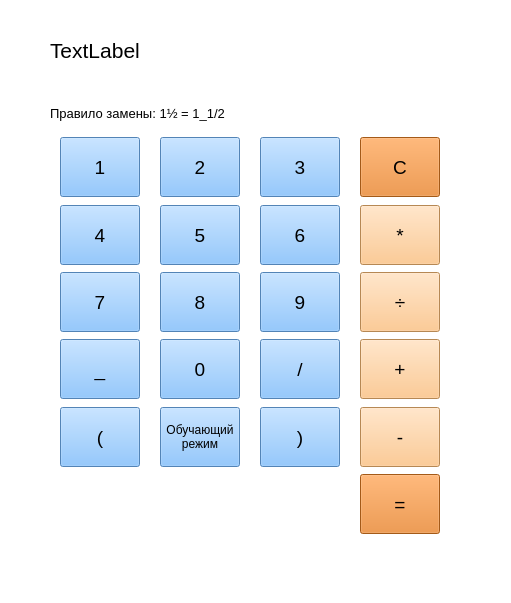
<?xml version="1.0" encoding="UTF-8"?>
<ui version="4.0">
 <class>MainWindow</class>
 <widget class="QMainWindow" name="MainWindow">
  <property name="geometry">
   <rect>
    <x>0</x>
    <y>0</y>
    <width>511</width>
    <height>603</height>
   </rect>
  </property>
  <property name="windowTitle">
   <string>MainWindow</string>
  </property>
  <property name="styleSheet">
   <string notr="true">background-color: rgb(255, 255, 255);</string>
  </property>
  <widget class="QWidget" name="centralwidget">
   <widget class="QWidget" name="verticalWidget" native="true">
    <property name="geometry">
     <rect>
      <x>50</x>
      <y>0</y>
      <width>400</width>
      <height>541</height>
     </rect>
    </property>
    <property name="minimumSize">
     <size>
      <width>400</width>
      <height>541</height>
     </size>
    </property>
    <property name="maximumSize">
     <size>
      <width>771</width>
      <height>541</height>
     </size>
    </property>
    <layout class="QVBoxLayout" name="verticalLayout">
     <property name="sizeConstraint">
      <enum>QLayout::SetMaximumSize</enum>
     </property>
     <item>
      <widget class="QLabel" name="mainLabel">
       <property name="minimumSize">
        <size>
         <width>0</width>
         <height>100</height>
        </size>
       </property>
       <property name="font">
        <font>
         <pointsize>16</pointsize>
        </font>
       </property>
       <property name="styleSheet">
        <string notr="true">background-color: rgb(255, 255, 255);</string>
       </property>
       <property name="text">
        <string>TextLabel</string>
       </property>
      </widget>
     </item>
     <item>
      <widget class="QLabel" name="label_2">
       <property name="font">
        <font>
         <pointsize>10</pointsize>
        </font>
       </property>
       <property name="text">
        <string>Правило замены: 1½ = 1_1/2</string>
       </property>
      </widget>
     </item>
     <item>
      <layout class="QGridLayout" name="gridLayout" rowstretch="10,0,0,0,0,0" columnstretch="10,0,0,0">
       <property name="sizeConstraint">
        <enum>QLayout::SetDefaultConstraint</enum>
       </property>
       <property name="topMargin">
        <number>10</number>
       </property>
       <property name="bottomMargin">
        <number>10</number>
       </property>
       <property name="spacing">
        <number>10</number>
       </property>
       <item row="0" column="0">
        <widget class="QPushButton" name="buttonOne">
         <property name="sizePolicy">
          <sizepolicy hsizetype="Fixed" vsizetype="Fixed">
           <horstretch>0</horstretch>
           <verstretch>0</verstretch>
          </sizepolicy>
         </property>
         <property name="minimumSize">
          <size>
           <width>60</width>
           <height>60</height>
          </size>
         </property>
         <property name="font">
          <font>
           <pointsize>14</pointsize>
          </font>
         </property>
         <property name="styleSheet">
          <string notr="true">background-color: rgb(116, 185, 255);</string>
         </property>
         <property name="text">
          <string>1</string>
         </property>
        </widget>
       </item>
       <item row="3" column="1">
        <widget class="QPushButton" name="buttonZero">
         <property name="sizePolicy">
          <sizepolicy hsizetype="Fixed" vsizetype="Fixed">
           <horstretch>0</horstretch>
           <verstretch>0</verstretch>
          </sizepolicy>
         </property>
         <property name="minimumSize">
          <size>
           <width>60</width>
           <height>60</height>
          </size>
         </property>
         <property name="font">
          <font>
           <pointsize>14</pointsize>
          </font>
         </property>
         <property name="styleSheet">
          <string notr="true">background-color: rgb(116, 185, 255);</string>
         </property>
         <property name="text">
          <string>0</string>
         </property>
        </widget>
       </item>
       <item row="1" column="1">
        <widget class="QPushButton" name="buttonFive">
         <property name="sizePolicy">
          <sizepolicy hsizetype="Fixed" vsizetype="Fixed">
           <horstretch>0</horstretch>
           <verstretch>0</verstretch>
          </sizepolicy>
         </property>
         <property name="minimumSize">
          <size>
           <width>60</width>
           <height>60</height>
          </size>
         </property>
         <property name="font">
          <font>
           <pointsize>14</pointsize>
          </font>
         </property>
         <property name="styleSheet">
          <string notr="true">background-color: rgb(116, 185, 255);</string>
         </property>
         <property name="text">
          <string>5</string>
         </property>
        </widget>
       </item>
       <item row="1" column="2">
        <widget class="QPushButton" name="buttonSix">
         <property name="sizePolicy">
          <sizepolicy hsizetype="Fixed" vsizetype="Fixed">
           <horstretch>0</horstretch>
           <verstretch>0</verstretch>
          </sizepolicy>
         </property>
         <property name="minimumSize">
          <size>
           <width>60</width>
           <height>60</height>
          </size>
         </property>
         <property name="font">
          <font>
           <pointsize>14</pointsize>
          </font>
         </property>
         <property name="styleSheet">
          <string notr="true">background-color: rgb(116, 185, 255);</string>
         </property>
         <property name="text">
          <string>6</string>
         </property>
        </widget>
       </item>
       <item row="3" column="2">
        <widget class="QPushButton" name="buttonSlash">
         <property name="sizePolicy">
          <sizepolicy hsizetype="Fixed" vsizetype="Fixed">
           <horstretch>0</horstretch>
           <verstretch>0</verstretch>
          </sizepolicy>
         </property>
         <property name="minimumSize">
          <size>
           <width>60</width>
           <height>60</height>
          </size>
         </property>
         <property name="font">
          <font>
           <pointsize>14</pointsize>
          </font>
         </property>
         <property name="styleSheet">
          <string notr="true">background-color: rgb(116, 185, 255);</string>
         </property>
         <property name="text">
          <string>/</string>
         </property>
        </widget>
       </item>
       <item row="0" column="3">
        <widget class="QPushButton" name="buttonC">
         <property name="sizePolicy">
          <sizepolicy hsizetype="Fixed" vsizetype="Fixed">
           <horstretch>0</horstretch>
           <verstretch>0</verstretch>
          </sizepolicy>
         </property>
         <property name="minimumSize">
          <size>
           <width>60</width>
           <height>60</height>
          </size>
         </property>
         <property name="font">
          <font>
           <pointsize>14</pointsize>
          </font>
         </property>
         <property name="styleSheet">
          <string notr="true">background-color: rgb(230, 126, 34);</string>
         </property>
         <property name="text">
          <string>C</string>
         </property>
        </widget>
       </item>
       <item row="2" column="0">
        <widget class="QPushButton" name="buttonSeven">
         <property name="sizePolicy">
          <sizepolicy hsizetype="Fixed" vsizetype="Fixed">
           <horstretch>0</horstretch>
           <verstretch>0</verstretch>
          </sizepolicy>
         </property>
         <property name="minimumSize">
          <size>
           <width>60</width>
           <height>60</height>
          </size>
         </property>
         <property name="font">
          <font>
           <pointsize>14</pointsize>
          </font>
         </property>
         <property name="styleSheet">
          <string notr="true">background-color: rgb(116, 185, 255);</string>
         </property>
         <property name="text">
          <string>7</string>
         </property>
        </widget>
       </item>
       <item row="2" column="3">
        <widget class="QPushButton" name="buttonDiv">
         <property name="sizePolicy">
          <sizepolicy hsizetype="Fixed" vsizetype="Fixed">
           <horstretch>0</horstretch>
           <verstretch>0</verstretch>
          </sizepolicy>
         </property>
         <property name="minimumSize">
          <size>
           <width>60</width>
           <height>60</height>
          </size>
         </property>
         <property name="font">
          <font>
           <pointsize>14</pointsize>
          </font>
         </property>
         <property name="styleSheet">
          <string notr="true">background-color: rgb(255, 190, 118);</string>
         </property>
         <property name="text">
          <string>÷</string>
         </property>
        </widget>
       </item>
       <item row="3" column="3">
        <widget class="QPushButton" name="buttonPlus">
         <property name="sizePolicy">
          <sizepolicy hsizetype="Fixed" vsizetype="Fixed">
           <horstretch>0</horstretch>
           <verstretch>0</verstretch>
          </sizepolicy>
         </property>
         <property name="minimumSize">
          <size>
           <width>60</width>
           <height>60</height>
          </size>
         </property>
         <property name="font">
          <font>
           <pointsize>14</pointsize>
          </font>
         </property>
         <property name="styleSheet">
          <string notr="true">background-color: rgb(255, 190, 118);</string>
         </property>
         <property name="text">
          <string>+</string>
         </property>
        </widget>
       </item>
       <item row="0" column="1">
        <widget class="QPushButton" name="buttonTwo">
         <property name="sizePolicy">
          <sizepolicy hsizetype="Fixed" vsizetype="Fixed">
           <horstretch>0</horstretch>
           <verstretch>0</verstretch>
          </sizepolicy>
         </property>
         <property name="minimumSize">
          <size>
           <width>60</width>
           <height>60</height>
          </size>
         </property>
         <property name="font">
          <font>
           <pointsize>14</pointsize>
          </font>
         </property>
         <property name="styleSheet">
          <string notr="true">background-color: rgb(116, 185, 255);</string>
         </property>
         <property name="text">
          <string>2</string>
         </property>
        </widget>
       </item>
       <item row="3" column="0">
        <widget class="QPushButton" name="buttonNizh">
         <property name="minimumSize">
          <size>
           <width>60</width>
           <height>60</height>
          </size>
         </property>
         <property name="font">
          <font>
           <pointsize>14</pointsize>
          </font>
         </property>
         <property name="styleSheet">
          <string notr="true">background-color: rgb(116, 185, 255);</string>
         </property>
         <property name="text">
          <string>_</string>
         </property>
        </widget>
       </item>
       <item row="4" column="2">
        <widget class="QPushButton" name="buttonClose">
         <property name="sizePolicy">
          <sizepolicy hsizetype="Fixed" vsizetype="Fixed">
           <horstretch>0</horstretch>
           <verstretch>0</verstretch>
          </sizepolicy>
         </property>
         <property name="minimumSize">
          <size>
           <width>60</width>
           <height>60</height>
          </size>
         </property>
         <property name="font">
          <font>
           <pointsize>14</pointsize>
          </font>
         </property>
         <property name="styleSheet">
          <string notr="true">background-color: rgb(116, 185, 255);</string>
         </property>
         <property name="text">
          <string>)</string>
         </property>
        </widget>
       </item>
       <item row="2" column="2" alignment="Qt::AlignHCenter">
        <widget class="QPushButton" name="buttonNine">
         <property name="sizePolicy">
          <sizepolicy hsizetype="Fixed" vsizetype="Fixed">
           <horstretch>0</horstretch>
           <verstretch>0</verstretch>
          </sizepolicy>
         </property>
         <property name="minimumSize">
          <size>
           <width>60</width>
           <height>60</height>
          </size>
         </property>
         <property name="font">
          <font>
           <pointsize>14</pointsize>
          </font>
         </property>
         <property name="styleSheet">
          <string notr="true">background-color: rgb(116, 185, 255);</string>
         </property>
         <property name="text">
          <string>9</string>
         </property>
        </widget>
       </item>
       <item row="0" column="2">
        <widget class="QPushButton" name="buttonThree">
         <property name="sizePolicy">
          <sizepolicy hsizetype="Fixed" vsizetype="Fixed">
           <horstretch>0</horstretch>
           <verstretch>0</verstretch>
          </sizepolicy>
         </property>
         <property name="minimumSize">
          <size>
           <width>60</width>
           <height>60</height>
          </size>
         </property>
         <property name="font">
          <font>
           <pointsize>14</pointsize>
          </font>
         </property>
         <property name="styleSheet">
          <string notr="true">background-color: rgb(116, 185, 255);</string>
         </property>
         <property name="text">
          <string>3</string>
         </property>
        </widget>
       </item>
       <item row="1" column="0">
        <widget class="QPushButton" name="buttonFor">
         <property name="sizePolicy">
          <sizepolicy hsizetype="Fixed" vsizetype="Fixed">
           <horstretch>0</horstretch>
           <verstretch>0</verstretch>
          </sizepolicy>
         </property>
         <property name="minimumSize">
          <size>
           <width>60</width>
           <height>60</height>
          </size>
         </property>
         <property name="font">
          <font>
           <pointsize>14</pointsize>
          </font>
         </property>
         <property name="styleSheet">
          <string notr="true">background-color: rgb(116, 185, 255);</string>
         </property>
         <property name="text">
          <string>4</string>
         </property>
        </widget>
       </item>
       <item row="5" column="3">
        <widget class="QPushButton" name="buttonEq">
         <property name="sizePolicy">
          <sizepolicy hsizetype="Fixed" vsizetype="Fixed">
           <horstretch>0</horstretch>
           <verstretch>0</verstretch>
          </sizepolicy>
         </property>
         <property name="minimumSize">
          <size>
           <width>60</width>
           <height>60</height>
          </size>
         </property>
         <property name="font">
          <font>
           <pointsize>14</pointsize>
          </font>
         </property>
         <property name="styleSheet">
          <string notr="true">background-color: rgb(230, 126, 34);</string>
         </property>
         <property name="text">
          <string>=</string>
         </property>
        </widget>
       </item>
       <item row="2" column="1">
        <widget class="QPushButton" name="buttonEight">
         <property name="sizePolicy">
          <sizepolicy hsizetype="Fixed" vsizetype="Fixed">
           <horstretch>0</horstretch>
           <verstretch>0</verstretch>
          </sizepolicy>
         </property>
         <property name="minimumSize">
          <size>
           <width>60</width>
           <height>60</height>
          </size>
         </property>
         <property name="font">
          <font>
           <pointsize>14</pointsize>
          </font>
         </property>
         <property name="styleSheet">
          <string notr="true">background-color: rgb(116, 185, 255);</string>
         </property>
         <property name="text">
          <string>8</string>
         </property>
        </widget>
       </item>
       <item row="4" column="3">
        <widget class="QPushButton" name="buttonMinus">
         <property name="sizePolicy">
          <sizepolicy hsizetype="Fixed" vsizetype="Fixed">
           <horstretch>0</horstretch>
           <verstretch>0</verstretch>
          </sizepolicy>
         </property>
         <property name="minimumSize">
          <size>
           <width>60</width>
           <height>60</height>
          </size>
         </property>
         <property name="font">
          <font>
           <pointsize>14</pointsize>
          </font>
         </property>
         <property name="styleSheet">
          <string notr="true">background-color: rgb(255, 190, 118);</string>
         </property>
         <property name="text">
          <string>-</string>
         </property>
        </widget>
       </item>
       <item row="1" column="3">
        <widget class="QPushButton" name="buttonMul">
         <property name="sizePolicy">
          <sizepolicy hsizetype="Fixed" vsizetype="Fixed">
           <horstretch>0</horstretch>
           <verstretch>0</verstretch>
          </sizepolicy>
         </property>
         <property name="minimumSize">
          <size>
           <width>60</width>
           <height>60</height>
          </size>
         </property>
         <property name="font">
          <font>
           <pointsize>14</pointsize>
          </font>
         </property>
         <property name="styleSheet">
          <string notr="true">background-color: rgb(255, 190, 118);</string>
         </property>
         <property name="text">
          <string>*</string>
         </property>
        </widget>
       </item>
       <item row="4" column="1">
        <widget class="QPushButton" name="buttonHelper">
         <property name="sizePolicy">
          <sizepolicy hsizetype="Fixed" vsizetype="Fixed">
           <horstretch>0</horstretch>
           <verstretch>0</verstretch>
          </sizepolicy>
         </property>
         <property name="minimumSize">
          <size>
           <width>60</width>
           <height>60</height>
          </size>
         </property>
         <property name="layoutDirection">
          <enum>Qt::LeftToRight</enum>
         </property>
         <property name="styleSheet">
          <string notr="true">background-color: rgb(116, 185, 255);</string>
         </property>
         <property name="text">
          <string>Обучающий
режим</string>
         </property>
        </widget>
       </item>
       <item row="4" column="0">
        <widget class="QPushButton" name="buttonOpen">
         <property name="sizePolicy">
          <sizepolicy hsizetype="Fixed" vsizetype="Fixed">
           <horstretch>0</horstretch>
           <verstretch>0</verstretch>
          </sizepolicy>
         </property>
         <property name="minimumSize">
          <size>
           <width>60</width>
           <height>60</height>
          </size>
         </property>
         <property name="font">
          <font>
           <pointsize>14</pointsize>
          </font>
         </property>
         <property name="styleSheet">
          <string notr="true">background-color: rgb(116, 185, 255);</string>
         </property>
         <property name="text">
          <string>(</string>
         </property>
        </widget>
       </item>
      </layout>
     </item>
    </layout>
   </widget>
  </widget>
  <widget class="QMenuBar" name="menubar">
   <property name="geometry">
    <rect>
     <x>0</x>
     <y>0</y>
     <width>511</width>
     <height>21</height>
    </rect>
   </property>
  </widget>
  <widget class="QStatusBar" name="statusbar"/>
 </widget>
 <resources/>
 <connections/>
</ui>
